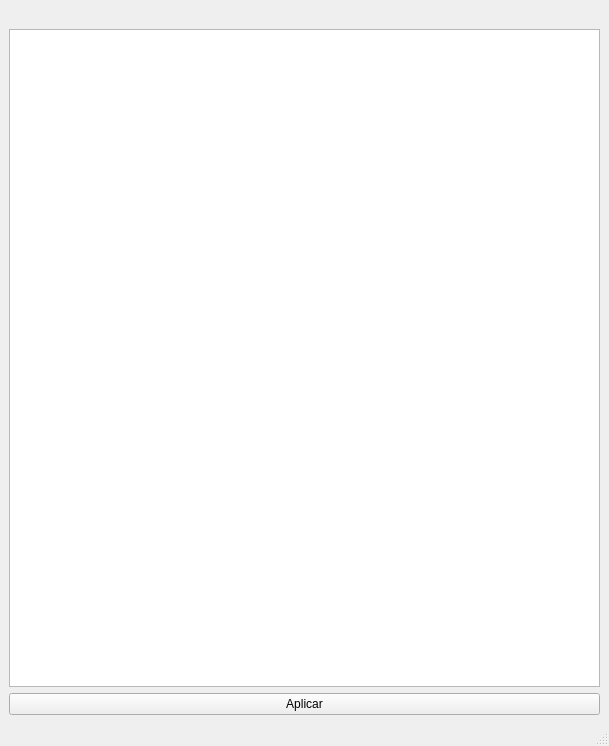
<?xml version="1.0" encoding="UTF-8"?>
<ui version="4.0">
 <class>SobelWindow</class>
 <widget class="QMainWindow" name="SobelWindow">
  <property name="geometry">
   <rect>
    <x>0</x>
    <y>0</y>
    <width>609</width>
    <height>746</height>
   </rect>
  </property>
  <property name="windowTitle">
   <string>Sobel Image</string>
  </property>
  <widget class="QWidget" name="centralwidget">
   <layout class="QVBoxLayout" name="verticalLayout">
    <item alignment="Qt::AlignHCenter|Qt::AlignTop">
     <widget class="QLabel" name="SobelLabel">
      <property name="text">
       <string/>
      </property>
     </widget>
    </item>
    <item>
     <widget class="QGraphicsView" name="GraphicViewSobel"/>
    </item>
    <item>
     <widget class="QPushButton" name="AplicarSobel">
      <property name="text">
       <string>Aplicar</string>
      </property>
     </widget>
    </item>
   </layout>
  </widget>
  <widget class="QMenuBar" name="menubar">
   <property name="geometry">
    <rect>
     <x>0</x>
     <y>0</y>
     <width>609</width>
     <height>22</height>
    </rect>
   </property>
  </widget>
  <widget class="QStatusBar" name="statusbar"/>
 </widget>
 <resources/>
 <connections/>
</ui>
